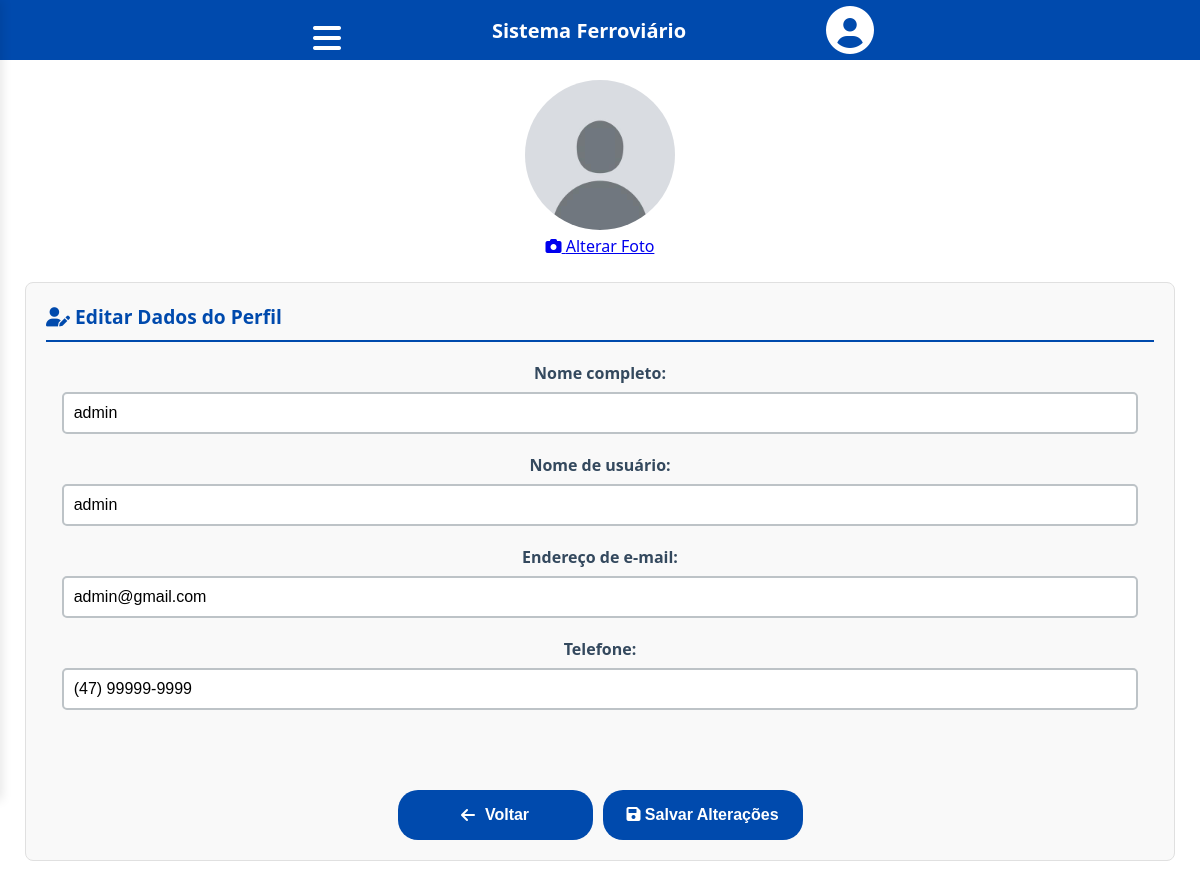
/editar_perfil.php (signed in), run on the app's committed database.
### tables this page shows
CREATE TABLE usuarios(
  id_usuario INT NOT NULL PRIMARY KEY AUTO_INCREMENT,
  nome_funcionario VARCHAR(120) NOT NULL,
  nome_usuario VARCHAR(120) NOT NULL,
  email_usuario VARCHAR(255) NOT NULL UNIQUE,
  data_nascimento DATE NOT NULL,
  senha_usuario VARCHAR(255) NOT NULL,
  telefone_usuario VARCHAR(15) NOT NULL,
  cpf_usuario VARCHAR(14) NOT NULL UNIQUE,
  administrador BOOLEAN NOT NULL DEFAULT FALSE,
  cep_usuario VARCHAR (9) NOT NULL,
  logradouro_usuario VARCHAR(255) NOT NULL,
  bairro_usuario VARCHAR(255) NOT NULL,
  cidade_usuario VARCHAR(255) NOT NULL,
  uf_usuario VARCHAR(255) NOT NULL,
  foto_perfil VARCHAR(255) DEFAULT 'default.jpg'
);

### src/User.php (called while the page is built, shortened)
<?php
class User {
    private $conn;
    public function __construct($db){
        $this-> conn = $db;
    }
    public function getUserById($userId){
        $sql = "SELECT * FROM usuarios WHERE id_usuario = :id";
        $stmt = $this -> conn->prepare($sql);
        $stmt ->bindParam(':id', $userId);
        $stmt ->execute();
        return $stmt -> fetch(PDO::FETCH_ASSOC);
    }
}
?>

### public/editar_perfil.php (the view, shortened to what this page needs)
<?php
include("../includes/painel_completo.php");
include("../includes/conexao.php");
include("../src/User.php");
$user = new User($conn);
$currentUser = $user->getUserById($_SESSION['user_id']);
?>
<!DOCTYPE html>
<html lang="pt-BR">
<head>
    <link rel="stylesheet" href="../css/style.css">
    <link rel="stylesheet" href="https://cdnjs.cloudflare.com/ajax/libs/font-awesome/6.0.0/css/all.min.css">
</head>
<header>
        <div id="header">
            <button class="menu">
                <i class="fas fa-bars fa-2x" style="color: white;"></i>
            </button>
            <h3 class="titulo">Sistema Ferroviário </h3>
            <a class="perfil" href="../public/tela_usuario.php">
                <i class="fas fa-user-circle fa-3x" style="color: white;"></i>
            </a>
        </div>
    </header>
<body>
    <div>
        <div class="fotoPerfil" style="margin-top: 20px;">
            <img src="../uploads/<?php echo htmlspecialchars($currentUser['foto_perfil']); ?>" alt="Foto de Perfil" style="width: 150px; height: 150px; border-radius:50%;">
            <br>
            <a href="upload_foto.php" class="btn-editar-perfil">
                <i class="fas fa-camera"></i> Alterar Foto
            </a>
        </div>
        <div class="form-section">
            <h2><i class="fas fa-user-edit"></i> Editar Dados do Perfil</h2>
            <form method="POST" action="">
                <div class="form-group">
                    <label for="nome_funcionario">Nome completo:</label>
                    <input type="text" id="nome_funcionario" name="nome_funcionario"
                           value="<?php echo htmlspecialchars($currentUser['nome_funcionario']); ?>" required>
                </div>
                <div class="form-group">
                    <label for="nome_usuario">Nome de usuário:</label>
                    <input type="text" id="nome_usuario" name="nome_usuario"
                           value="<?php echo htmlspecialchars($currentUser['nome_usuario']); ?>" required>
                </div>
                <div class="form-group">
                    <label for="email_usuario">Endereço de e-mail:</label>
                    <input type="email" id="email_usuario" name="email_usuario"
                           value="<?php echo htmlspecialchars($currentUser['email_usuario']); ?>" required>
                </div>
                <div class="form-group">
                    <label for="telefone_usuario">Telefone:</label>
                    <input type="tel" id="telefone_usuario" name="telefone_usuario"
                           value="<?php echo htmlspecialchars($currentUser['telefone_usuario']); ?>">
                </div>
                <div class="form-actions">
                    <a style="text-decoration: none;" href="tela_usuario.php">
                        <button class="logout" style="margin-bottom: 0px; margin-top:60px; margin-right: 10px; width: 195px">
                            <i class="fas fa-arrow-left" style="color:rgb(255, 255, 255);"></i>
                            <p style="color: white;">Voltar</p>
                        </button>
                    </a>
                    <button type="submit" class="btn btn-primary">
                        <i class="fas fa-save"></i> Salvar Alterações
                    </button>
                </div>
            </form>
        </div>
    </div>
</body>
</html>

### css/style.css (style rules this page uses)
body { margin: 0px; font-family: system-ui, -apple-system, BlinkMacSystemFont, 'Segoe UI', Roboto, Oxygen, Ubuntu, Cantarell, 'Open Sans', 'Helvetica Neue', sans-serif; }
h3 { font-size: 20px; color: white; text-align: center; border: 0px; margin: 0px; padding: 15px; }
.form-group { margin-bottom: 20px; text-align: center; }
.form-actions { display: flex; align-items: center; justify-content: center; }
label { display: block; margin-bottom: 8px; color: #34495e; font-weight: bold; }
input, select, textarea { width: 100%; padding: 10px; border: 2px solid #bdc3c7; font-size: 16px; transition: border-color 0.3s ease; }
.btn { margin-top: 60px; text-align: center; background-color: #004aad; color: white; border: none; width: 200px; height: 50px; border-radius: 20px; }
#header { background-color: #004aad; height: 60px; margin: 0px; border: 0px; display: flex; text-align: center !important; align-items: center !important; justify-content: center !important; gap: 20px; }
.menu { background-color: transparent; border: #004aad; width: 50px !important; }
.perfil { background-color: transparent; border: #004aad; margin: 0px; margin-right: 2%; }
.titulo { padding-left: 10%; padding-right: 10%; text-align: center !important; align-items: center !important; justify-content: center !important; }
.form-group { margin-bottom: 20px; }
input, select, textarea { width: 95%; border: 2px solid #bdc3c7; border-radius: 5px; font-size: 16px; transition: border-color 0.3s ease; }
button { background-color: #004aad; margin-top: 15px; font-weight: bold; color: rgb(255, 255, 255); border: none; border-radius: 5px; cursor: pointer; font-size: 16px; width: 100%; transition: background-color 0.3s ease; }
.form-section { background-color: #f9f9f9; border: 1px solid #e0e0e0; border-radius: 8px; padding: 20px; margin: 25px; }
.form-section h2 { color: #004aad; font-size: 1.2em; margin-top: 0; margin-bottom: 20px; padding-bottom: 10px; border-bottom: 2px solid #004aad; }
.fotoPerfil { text-align: center; }
.logout { background-color: #004AAD; height: 50px; width: 200px; display: flex; margin: 0 auto 30px auto; align-items: center; justify-content: center; gap: 10px; border-radius: 20px; margin-top: 30px; }

### data on the page
usuarios: foto_perfil (placeholder picture), nome_funcionario "admin", nome_usuario "admin", email_usuario "admin@gmail.com", telefone_usuario "(47) 99999-9999"
